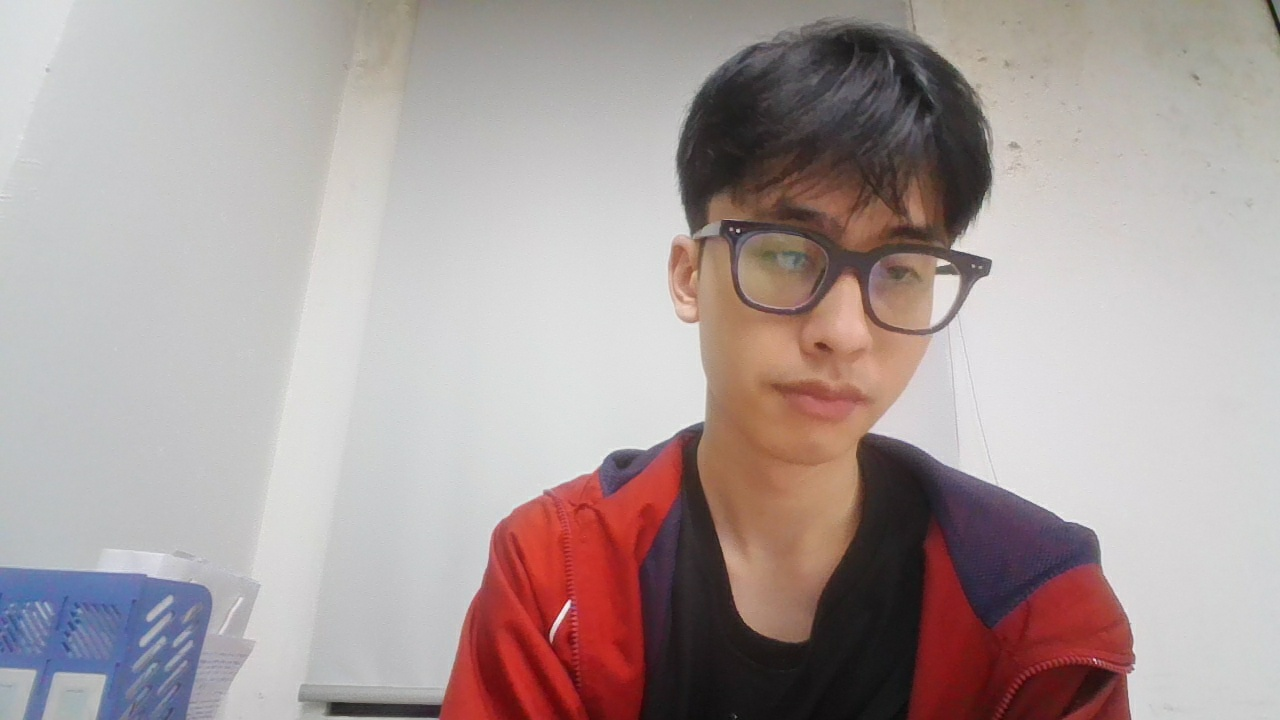
#> input picture AICamera/captured_images/20260225_183442.jpg, 1280 x 720 px, given in place of the camera
$ python main.py
#> lines starting #> are read from the running program, lines starting #| are printed output that depends on the picture
#> in main, frame is the input picture: shape (720, 1280, 3); mean B, G, R 156.8, 158, 171.1
"""
Test Camera - Tổng hợp các chức năng xử lý ảnh
Chức năng:
  1. Mở camera laptop (webcam chính)
  2. Chụp ảnh & lưu
  3. Xử lý ảnh: Resize, Grayscale, Tách nền, Phát hiện biên
Sử dụng: python test_camera.py
Nhấn các phím tắt trên cửa sổ camera để thao tác.
"""

import cv2
import numpy as np
import os
import datetime
import sys

# === CẤU HÌNH ===
SCRIPT_DIR = os.path.dirname(os.path.abspath(__file__))
SAVE_DIR = os.path.join(SCRIPT_DIR, "captured_images")
os.makedirs(SAVE_DIR, exist_ok=True)

# Thử tìm camera khả dụng (ưu tiên camera 0 = webcam chính trên laptop)
CAMERA_INDEX = 1


# === CÁC HÀM XỬ LÝ ẢNH ===

# [8 lines left out: function resize_image, not called in this run]


def to_grayscale(img):
    """Chuyển ảnh sang grayscale."""
    return cv2.cvtColor(img, cv2.COLOR_BGR2GRAY)


# [44 lines left out: functions segment_object, detect_edges, save_image, not called in this run]


# === HÀM CHÍNH ===

def draw_help_overlay(frame, mode_name):
    """Vẽ hướng dẫn phím tắt lên frame."""
#> called with mode_name = 'Binh thuong'
    overlay = frame.copy()
    h, w = frame.shape[:2]
#> h = 720; w = 1280

    # Thanh trạng thái phía trên
    cv2.rectangle(overlay, (0, 0), (w, 40), (30, 30, 30), -1)
    cv2.putText(overlay, f"Mode: {mode_name}", (10, 28),
                cv2.FONT_HERSHEY_SIMPLEX, 0.7, (0, 255, 200), 2)

    # Thanh hướng dẫn phía dưới
    cv2.rectangle(overlay, (0, h - 35), (w, h), (30, 30, 30), -1)
    help_text = "[Q]uit  [S]ave  [1]Normal  [2]Gray  [3]Segment  [4]Edge"
    cv2.putText(overlay, help_text, (10, h - 10),
                cv2.FONT_HERSHEY_SIMPLEX, 0.5, (200, 200, 200), 1)
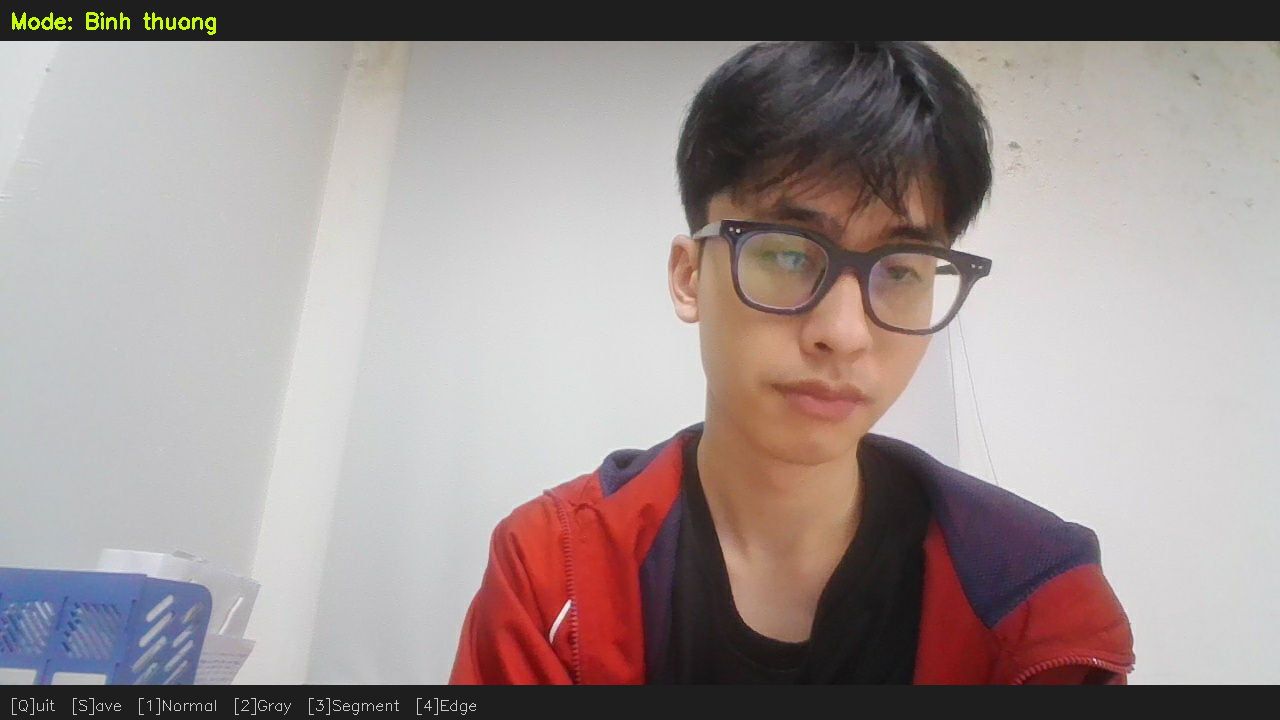
#> overlay: shape (720, 1280, 3); mean B, G, R 147, 148.3, 159.8

    # Blend overlay
    cv2.addWeighted(overlay, 0.8, frame, 0.2, 0, frame)
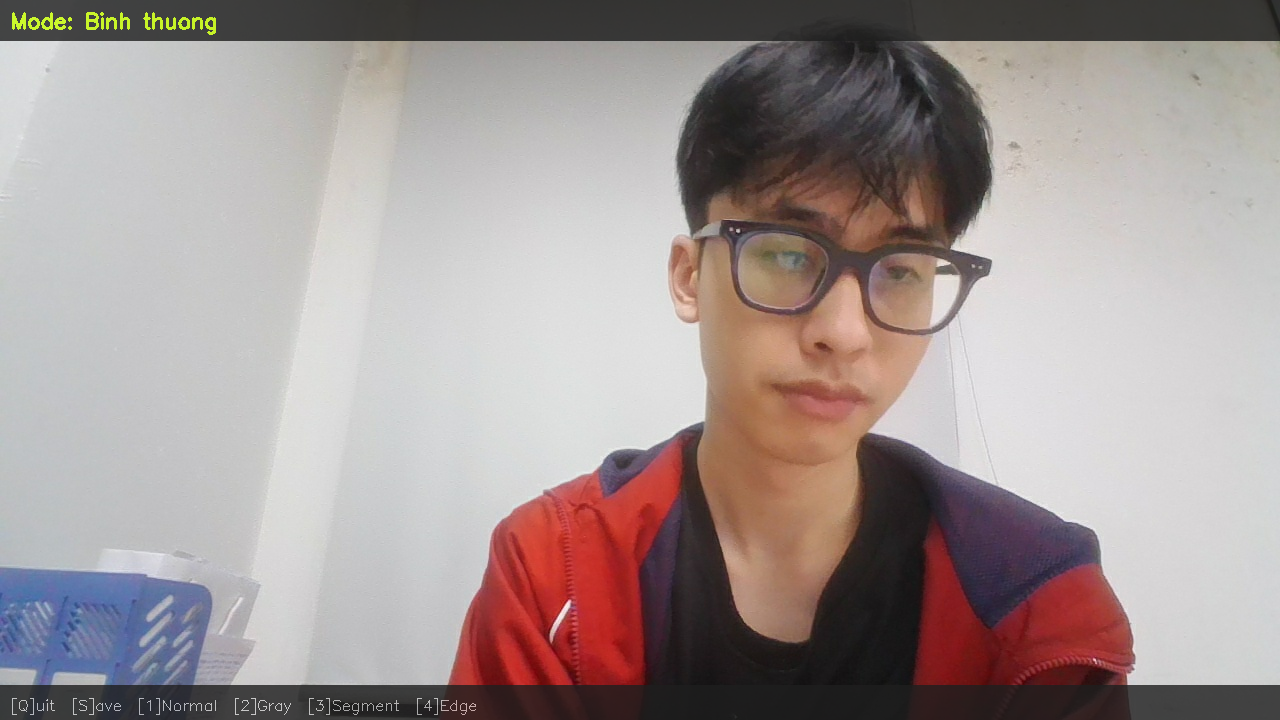
#> frame: shape (720, 1280, 3); mean B, G, R 149, 150.2, 162.1
    return frame


def main():
    print("=" * 50)
    print("  TEST CAMERA - IoT Camera System")
    print("=" * 50)
    print(f"  Thu muc luu anh: {SAVE_DIR}")
    print(f"  Camera index: {CAMERA_INDEX}")
    print("-" * 50)
    print("  Phim tat:")
    print("    [Q] - Thoat")
    print("    [S] - Chup va luu anh")
    print("    [1] - Che do binh thuong")
    print("    [2] - Che do Grayscale")
    print("    [3] - Che do Tach nen (Segment)")
    print("    [4] - Che do Phat hien bien (Edge)")
    print("=" * 50)

    # Mở camera
    cap = cv2.VideoCapture(CAMERA_INDEX)
    if not cap.isOpened():
        print(f"[LOI] Khong the mo camera (index={CAMERA_INDEX})!")
        print("  Thu doi CAMERA_INDEX = 1 trong code.")
        sys.exit(1)

    # Cấu hình camera
    cap.set(cv2.CAP_PROP_FRAME_WIDTH, 1280)
    cap.set(cv2.CAP_PROP_FRAME_HEIGHT, 720)

    actual_w = int(cap.get(cv2.CAP_PROP_FRAME_WIDTH))
    actual_h = int(cap.get(cv2.CAP_PROP_FRAME_HEIGHT))
    print(f"  Camera da mo: {actual_w}x{actual_h}")

    mode = "Normal"
    mode_names = {
        "Normal": "Binh thuong",
        "Gray": "Grayscale",
        "Segment": "Tach nen",
        "Edge": "Phat hien bien"
    }

    cv2.namedWindow("IoT Camera Test", cv2.WINDOW_NORMAL)

    while True:
        ret, frame = cap.read()
        if not ret:
            print("[LOI] Khong doc duoc frame tu camera!")
            break

        # Xử lý theo chế độ
        display = frame.copy()

        if mode == "Gray":
            gray = to_grayscale(frame)
            display = cv2.cvtColor(gray, cv2.COLOR_GRAY2BGR)

        elif mode == "Segment":
            mask, segmented = segment_object(frame)
            display = segmented

        elif mode == "Edge":
            edges = detect_edges(frame)
            display = cv2.cvtColor(edges, cv2.COLOR_GRAY2BGR)

        # Vẽ overlay
        display = draw_help_overlay(display, mode_names.get(mode, mode))

        cv2.imshow("IoT Camera Test", display)

        # Xử lý phím
        key = cv2.waitKey(1) & 0xFF
#> (key q is pressed here)

        if key == ord('q') or key == ord('Q'):
            print("\n[OK] Dang dong camera...")
            break
        elif key == ord('s') or key == ord('S'):
            save_image(frame)
        elif key == ord('1'):
            mode = "Normal"
            print(f"  -> Chuyen sang che do: {mode_names[mode]}")
        elif key == ord('2'):
            mode = "Gray"
            print(f"  -> Chuyen sang che do: {mode_names[mode]}")
        elif key == ord('3'):
            mode = "Segment"
            print(f"  -> Chuyen sang che do: {mode_names[mode]}")
        elif key == ord('4'):
            mode = "Edge"
            print(f"  -> Chuyen sang che do: {mode_names[mode]}")

    cap.release()
    cv2.destroyAllWindows()
    print("[OK] Da dong camera va thoat.")


if __name__ == "__main__":
    main()

$ run again, on AICamera/captured_images/20260225_183444.jpg
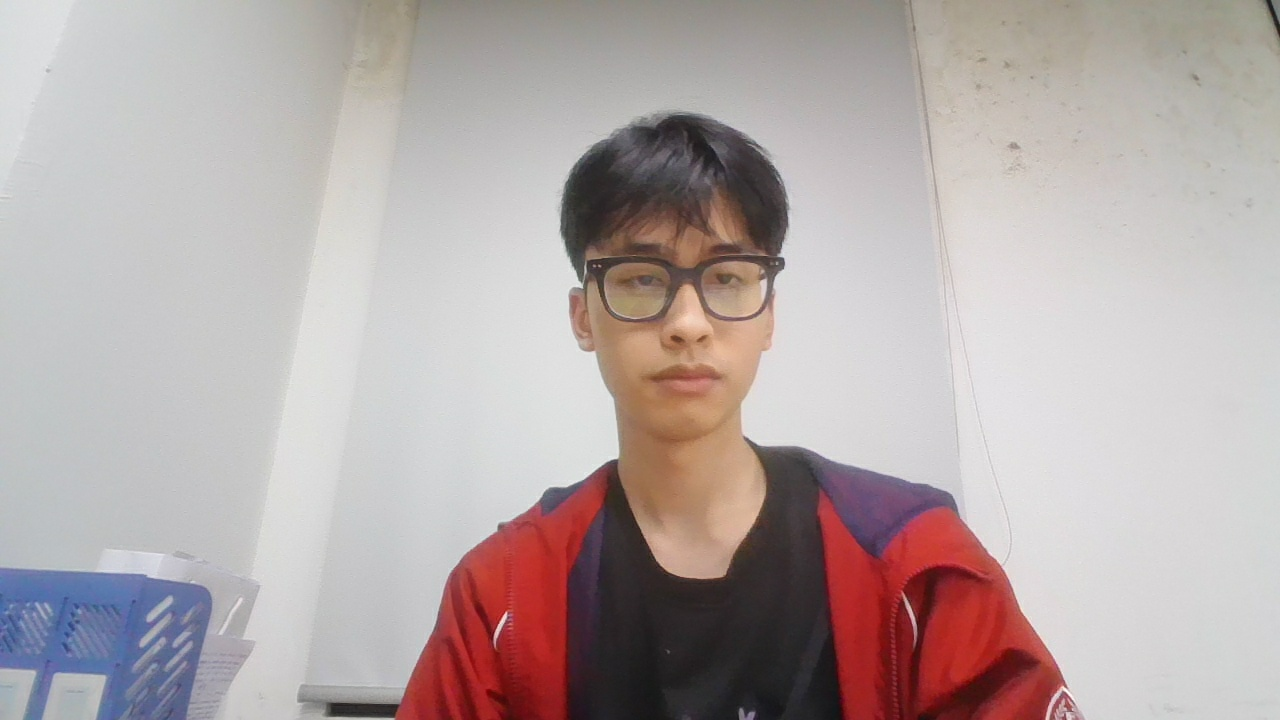
#> input picture AICamera/captured_images/20260225_183444.jpg, 1280 x 720 px, given in place of the camera
#> in main, frame is the input picture: shape (720, 1280, 3); mean B, G, R 167.7, 168.4, 180.1
#> in draw_help_overlay, `cv2.putText(overlay, help_text, (10, h - 10), cv2.FONT_HERSHEY_SIMPLEX..`:
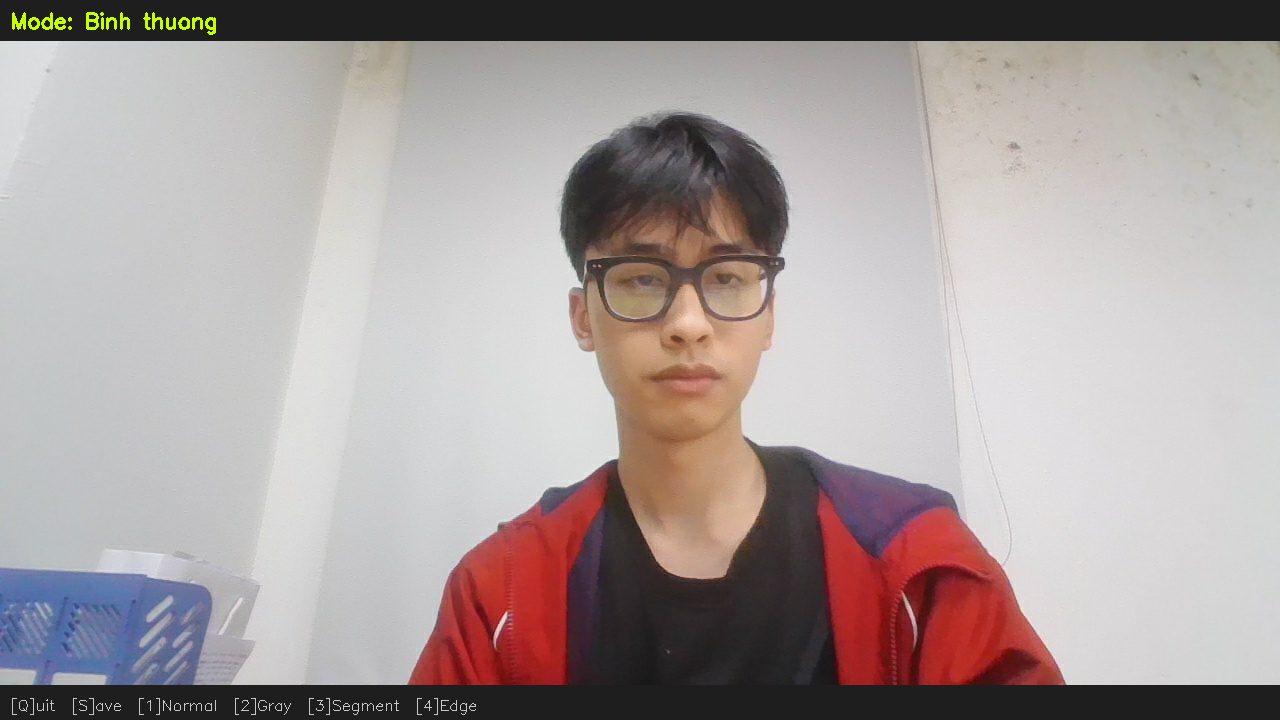
#> overlay: shape (720, 1280, 3); mean B, G, R 157.2, 158, 168
#> in draw_help_overlay, `cv2.addWeighted(overlay, 0.8, frame, 0.2, 0, frame)`:
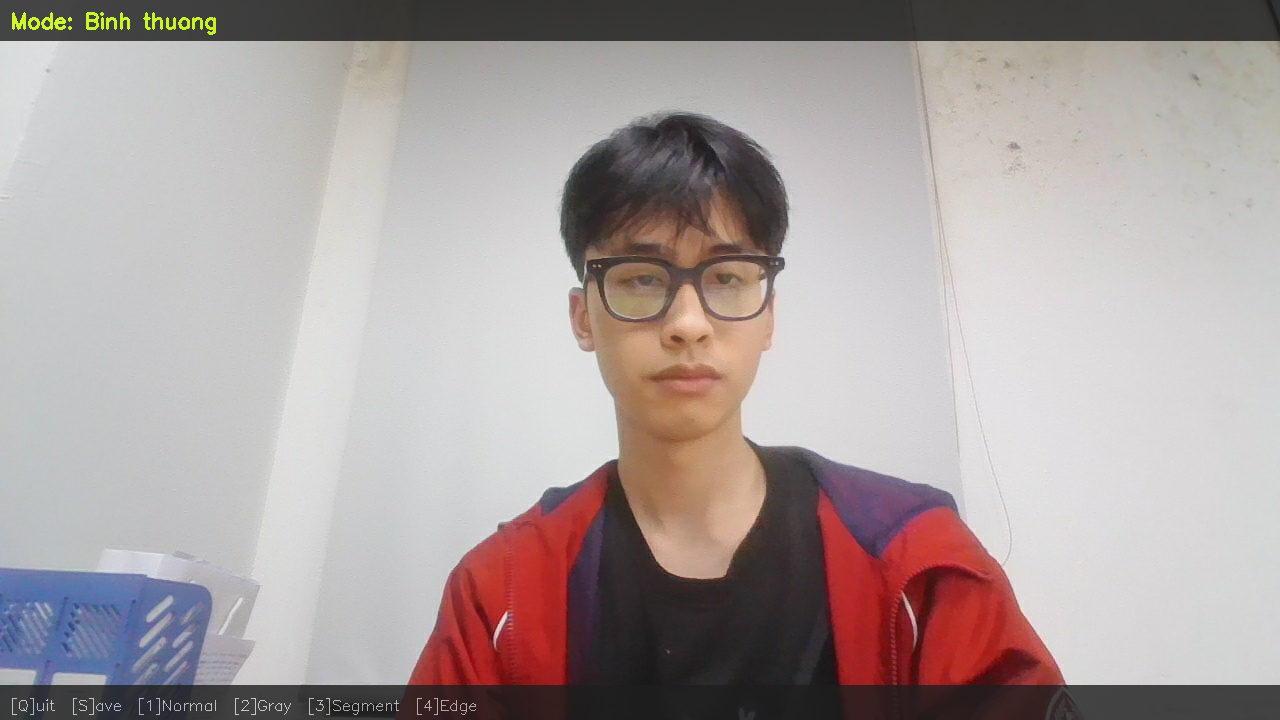
#> frame: shape (720, 1280, 3); mean B, G, R 159.3, 160.1, 170.5
